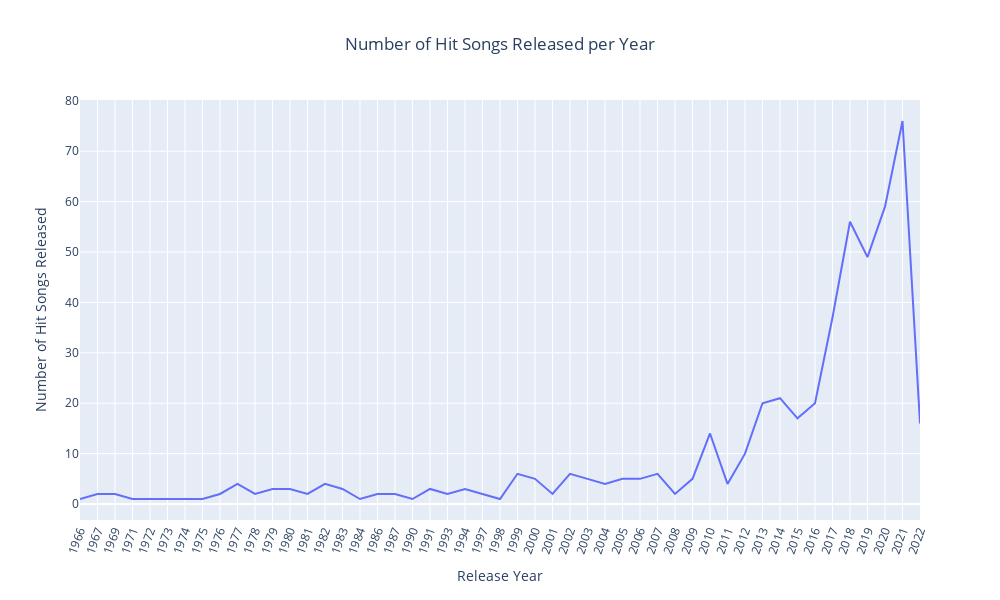

The cell this chart's notebook holds for it:
### Code cell
album_release_years = top_tracks['album_release_date'].map(lambda x: x[:4])
top_tracks['album_release_year'] = album_release_years
#y = top_tracks.groupby(['album_release_year']).count()['track_uri'].values
#plt.figure(figsize=(30,15))
#plt.title('Count of the Top Songs Per Release Year',fontsize=28)
#plt.xlabel('Release Years', fontsize=20)
#plt.ylabel('Number of Songs', fontsize=20)

#plt.plot(top_tracks.groupby(['album_release_year']).count().index, y)

y = top_tracks.groupby(['album_release_year']).count()['track_uri'].values
x = top_tracks.groupby(['album_release_year']).count().index

fig = px.line(x=x, y=y, labels=dict(x="Release Year", y="Number of Hit Songs Released"), title="Number of Hit Songs Released per Year", width=1000, height=600)
fig.update_layout(title_x=0.5)
fig.update_xaxes(tickangle=-70)
fig.show()

### Figure 1 — Plotly figure (JSON) as saved in the notebook; plotly's stock layout.template omitted (floating-point values rounded to 4 significant figures)
{"data": [{"hovertemplate": "Release Year=%{x}<br>Number of Hit Songs Released=%{y}<extra></extra>", "legendgroup": "", "line": {"color": "#636efa", "dash": "solid"}, "marker": {"symbol": "circle"}, "mode": "lines", "name": "", "orientation": "v", "showlegend": false, "type": "scatter", "x": ["1966", "1967", "1969", "1971", "1972", "1973", "1974", "1975", "1976", "1977", "1978", "1979", "1980", "1981", "1982", "1983", "1984", "1986", "1987", "1990", "1991", "1993", "1994", "1997", "1998", "1999", "2000", "2001", "2002", "2003", "2004", "2005", "2006", "2007", "2008", "2009", "2010", "2011", "2012", "2013", "2014", "2015", "2016", "2017", "2018", "2019", "2020", "2021", "2022"], "xaxis": "x", "y": [1, 2, 2, 1, 1, 1, 1, 1, 2, 4, 2, 3, 3, 2, 4, 3, 1, 2, 2, 1, 3, 2, 3, 2, 1, 6, 5, 2, 6, 5, 4, 5, 5, 6, 2, 5, 14, 4, 10, 20, 21, 17, 20, 37, 56, 49, 59, 76, 16], "yaxis": "y"}], "layout": {"height": 600, "legend": {"tracegroupgap": 0}, "title": {"text": "Number of Hit Songs Released per Year", "x": 0.5}, "width": 1000, "xaxis": {"anchor": "y", "domain": [0, 1], "tickangle": -70, "title": {"text": "Release Year"}}, "yaxis": {"anchor": "x", "domain": [0, 1], "title": {"text": "Number of Hit Songs Released"}}}}
